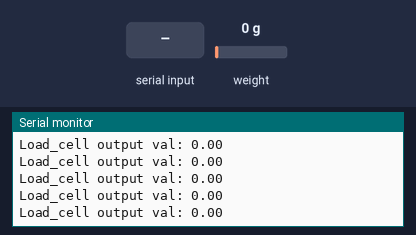
Bench run of a sketch on a simulated Arduino Uno, built with avr-gcc and run on an emulated ATmega328P. On the bench: the last lines printed to the serial monitor. Inputs (shaded band) come from the test bench; at power-on: weight on the scale 0 g.

Above: at 13.6 s.
13.7 s: "t" received over Serial
15.2 s: weight on the scale set to 100 g
At 15.22 s:
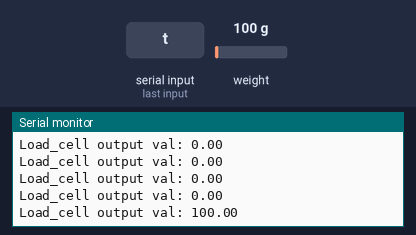
16.7 s: weight on the scale set to 1250 g
At 16.72 s:
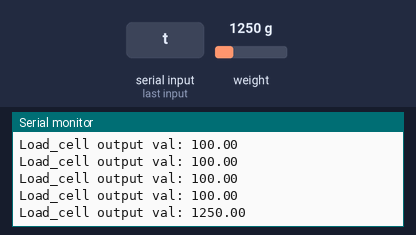
Timing chart, 0 to 19.7 s (numbered marks = the images above; inputs shaded):
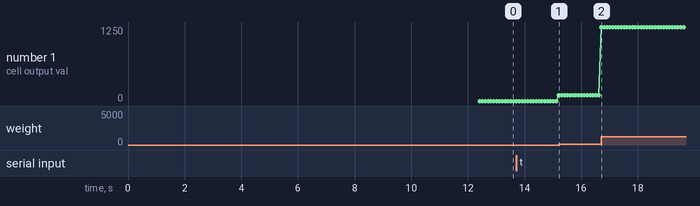

The sketch:

Measuring.ino
```cpp
// New Mexico Rocketry Reviews: Model Rocket Motor Test Stand Code V.2.4. For reuse, please fill out the contact form at https://sites.google.com/view/rocketryreviews/home
//Make sure to subscribe to our YouTube channel at:https://www.youtube.com/channel/UC0VazqJrUQiJGd_Tedn47zA?view_as=subscriber
//If you enjoyed the guide, please consider joining our Patreon membership program at: https://www.patreon.com/rocket_reviews


#include <HX711_ADC.h>
#include <EEPROM.h>

//pins:
const int HX711_dout = 8; //mcu > HX711 dout pin/edit based on your DAC pin usage
const int HX711_sck = 9; //mcu > HX711 sck pin/edit based on your DAC pin usage

//HX711 constructor:
HX711_ADC LoadCell(HX711_dout, HX711_sck);

const int calVal_eepromAdress = 0;
long t;

void setup() {
  Serial.begin(57600); delay(10);
  Serial.println();
  Serial.println("Measuring in 10 seconds");
  delay(10000);

  LoadCell.begin();
  double calibrationValue; // paste the calibration value here
  calibrationValue = 696.0;
#if defined(ESP8266)|| defined(ESP32)

#endif


  long stabilizingtime = 2000; // preciscion right after power-up can be improved by adding a few seconds of stabilizing time
  boolean _tare = true; //set this to false if you don't want tare to be performed in the next step
  LoadCell.start(stabilizingtime, _tare);
  if (LoadCell.getTareTimeoutFlag()) {
    Serial.println("Timeout, check MCU>HX711 wiring and pin designations");
    while (1);
  }
  else {
    LoadCell.setCalFactor(calibrationValue); // set calibration value (float)
    Serial.println("Startup is complete");
  }
}

void loop() {
  static boolean newDataReady = 0;
  const int serialPrintInterval = 0; //increase value to slow down serial print activity

  // check for new data/start next conversion:
  if (LoadCell.update()) newDataReady = true;

  // get smoothed value from the dataset:
  if (newDataReady) {
    if (millis() > t + serialPrintInterval) {
      double i = LoadCell.getData();
      Serial.print("Load_cell output val: ");
      Serial.println(i);
      newDataReady = 0;
      t = millis();
    }
  }

  // receive command from serial terminal, send 't' to initiate tare operation:
  if (Serial.available() > 0) {
    double i;
    char inByte = Serial.read();
    if (inByte == 't') LoadCell.tareNoDelay();
  }

  // check if last tare operation is complete:
  if (LoadCell.getTareStatus() == true) {
    Serial.println("Tare complete");
  }

}
```

Measured:
- after the input at 15.2 s, the serial monitor: prints a new line at once (image 1)
- after the input at 16.7 s, the serial monitor: prints a new line at once (image 2)
- plotted number 1: 0 → 100 after the input at 15.2 s, 100 → 1250 after the input at 16.7 s
